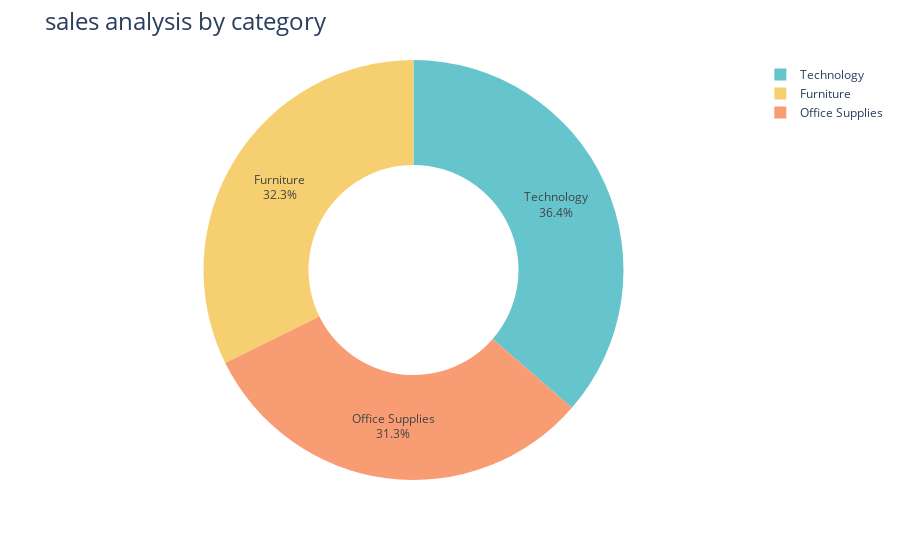

The code cell stored with this chart in its notebook:
### Code cell
fig = px.pie(sales_by_category,
             values = 'Sales',
             names = 'Category',
             hole=0.5,
             color_discrete_sequence=px.colors.qualitative.Pastel)

fig.update_traces(textposition='inside',textinfo='percent+label')
fig.update_layout(title_text='sales analysis by category', title_font=dict(size=24))

fig.show()

### Figure 1 — Plotly figure (JSON) as saved in the notebook; plotly's stock layout.template omitted (floating-point values rounded to 4 significant figures)
{"data": [{"domain": {"x": [0, 1], "y": [0, 1]}, "hole": 0.5, "hovertemplate": "Category=%{label}<br>Sales=%{value}<extra></extra>", "labels": ["Furniture", "Office Supplies", "Technology"], "legendgroup": "", "name": "", "showlegend": true, "textinfo": "percent+label", "textposition": "inside", "type": "pie", "values": [742000.0, 719000.0, 836200.0]}], "layout": {"autosize": true, "legend": {"tracegroupgap": 0}, "margin": {"t": 60}, "piecolorway": ["rgb(102, 197, 204)", "rgb(246, 207, 113)", "rgb(248, 156, 116)", "rgb(220, 176, 242)", "rgb(135, 197, 95)", "rgb(158, 185, 243)", "rgb(254, 136, 177)", "rgb(201, 219, 116)", "rgb(139, 224, 164)", "rgb(180, 151, 231)", "rgb(179, 179, 179)"], "title": {"font": {"size": 24}, "text": "sales analysis by category"}}}
